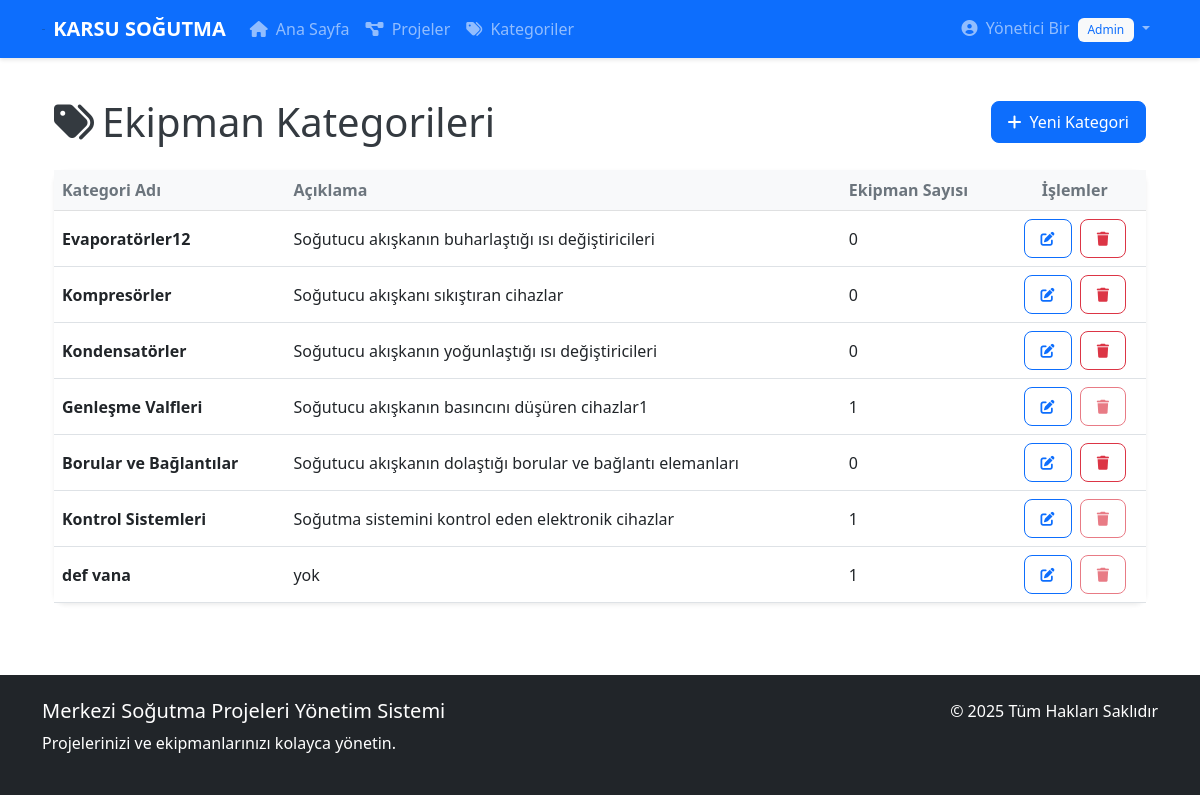
Screenshot of /categories/ (signed in) with the database file from the repository.
### models/user.py (models this page shows, shortened)
class User(UserMixin, db.Model):
    __tablename__ = 'users'
    id = db.Column(db.Integer, primary_key=True)
    username = db.Column(db.String(64), unique=True, index=True)
    email = db.Column(db.String(120), unique=True, index=True)
    full_name = db.Column(db.String(120))
    password_hash = db.Column(db.String(128))
    role = db.Column(db.String(20), default='user')  # 'admin' veya 'user'
    created_at = db.Column(db.DateTime, default=datetime.utcnow)
    projects = db.relationship('Project', backref='creator', lazy='dynamic')
    equipment = db.relationship('Equipment', backref='creator', lazy='dynamic')
    comments = db.relationship('Comment', backref='author', lazy='dynamic')
    activities = db.relationship('Activity', backref='user', lazy='dynamic')
    def is_admin(self):
        return self.role == 'admin'

### models/category.py (models this page shows, shortened)
class Category(db.Model):
    __tablename__ = 'categories'
    id = db.Column(db.Integer, primary_key=True)
    name = db.Column(db.String(100), nullable=False, unique=True)
    description = db.Column(db.Text)
    equipment = db.relationship('Equipment', backref='category', lazy='dynamic')

### routes/categories.py (the view)
@bp.route('/')
@login_required
def list():
    if not current_user.is_admin():
        flash('Kategorileri görüntüleme yetkiniz yok.', 'danger')
        return redirect(url_for('index'))
    categories = Category.query.all()
    return render_template('categories/list.html',
                           title='Ekipman Kategorileri',
                           categories=categories)

### models/user.py (called while the page is built)
@login_manager.user_loader
def load_user(user_id):
    return User.query.get(int(user_id))

### templates/categories/list.html (shortened to what this page needs)
{% extends 'base.html' %}
{% block content %}
<div class="container">
    <div class="d-flex justify-content-between align-items-center mb-4">
        <h1 class="mb-0"><i class="fas fa-tags me-2"></i>Ekipman Kategorileri</h1>
        <a href="{{ url_for('categories.create') }}" class="btn btn-primary">
            <i class="fas fa-plus me-2"></i>Yeni Kategori
        </a>
    </div>
    <div class="card shadow-sm" data-aos="fade-up">
        <div class="card-body p-0">
            <div class="table-responsive">
                <table class="table table-hover mb-0">
                    <thead class="table-light">
                        <tr>
                            <th>Kategori Adı</th>
                            <th>Açıklama</th>
                            <th>Ekipman Sayısı</th>
                            <th class="text-center">İşlemler</th>
                        </tr>
                    </thead>
                    <tbody>
                        {% for category in categories %}
                        <tr>
                            <td class="fw-bold">{{ category.name }}</td>
                            <td>{{ category.description }}</td>
                            <td>{{ category.equipment.count() }}</td>
                            <td class="text-center">
                                <a href="{{ url_for('categories.edit', id=category.id) }}" class="btn btn-sm btn-outline-primary me-1">
                                    <i class="fas fa-edit"></i>
                                </a>
                                <button type="button" class="btn btn-sm btn-outline-danger"
                                        data-bs-toggle="modal"
                                        data-bs-target="#deleteCategoryModal{{ category.id }}"
                                        {% if category.equipment.count() > 0 %}disabled{% endif %}>
                                    <i class="fas fa-trash"></i>
                                </button>
                            </td>
                        </tr>
                        {% endfor %}
                    </tbody>
                </table>
            </div>
        </div>
    </div>
</div>
{% endblock %}

### templates/base.html (shortened to what this page needs)
<!DOCTYPE html>
<html lang="tr">
<head>
    <link href="https://cdn.jsdelivr.net/npm/bootstrap@5.3.0-alpha1/dist/css/bootstrap.min.css" rel="stylesheet">
    <link rel="stylesheet" href="https://cdnjs.cloudflare.com/ajax/libs/font-awesome/6.0.0/css/all.min.css">
    <link href="https://unpkg.com/aos@2.3.1/dist/aos.css" rel="stylesheet">
    <link rel="stylesheet" href="{{ url_for('static', filename='css/style.css') }}">
</head>
<body>
<nav class="navbar navbar-expand-lg navbar-dark bg-primary">
    <div class="container">
        <a class="navbar-brand d-flex align-items-center" href="{{ url_for('index') }}">
            <img src="{{ url_for('static', filename='images/logo.png') }}" alt="Logo" height="1" class="me-2">
            <span>KARSU SOĞUTMA </span>
        </a>
        <div class="collapse navbar-collapse" id="navbarNav">
            <ul class="navbar-nav me-auto">
                {% if current_user.is_authenticated %}
                <li class="nav-item">
                    <a class="nav-link" href="{{ url_for('index') }}">
                        <i class="fas fa-home me-1"></i> Ana Sayfa
                    </a>
                </li>
                <li class="nav-item">
                    <a class="nav-link" href="{{ url_for('projects.list') }}">
                        <i class="fas fa-project-diagram me-1"></i> Projeler
                    </a>
                </li>
                {% if current_user.is_authenticated and current_user.is_admin %}
                <li class="nav-item">
                    <a class="nav-link" href="{{ url_for('categories.list') }}">
                        <i class="fas fa-tags me-1"></i> Kategoriler
                    </a>
                </li>
                {% endif %}
                {% endif %}
            </ul>
            <ul class="navbar-nav">
                {% if current_user.is_authenticated %}
                <li class="nav-item dropdown">
                    <a class="nav-link dropdown-toggle" href="#" id="userDropdown" role="button" data-bs-toggle="dropdown">
                        <i class="fas fa-user-circle me-1"></i> {{ current_user.full_name }}
                        {% if current_user.is_admin() %}
                        <span class="badge bg-light text-primary ms-1">Admin</span>
                        {% endif %}
                    </a>
                </li>
                {% else %}
                <li class="nav-item">
                    <a class="nav-link" href="{{ url_for('auth.login') }}">
                        <i class="fas fa-sign-in-alt me-1"></i> Giriş Yap
                    </a>
                </li>
                {% endif %}
            </ul>
        </div>
    </div>
</nav>
    <main class="container py-4">
        {% block content %}{% endblock %}
    </main>
    <footer class="bg-dark text-white py-4 mt-5">
        <div class="container">
            <div class="row">
                <div class="col-md-6">
                    <h5>Merkezi Soğutma Projeleri Yönetim Sistemi</h5>
                    <p>Projelerinizi ve ekipmanlarınızı kolayca yönetin.</p>
                </div>
                <div class="col-md-6 text-md-end">
                    <p>&copy; 2025 Tüm Hakları Saklıdır</p>
                </div>
            </div>
        </div>
    </footer>
</body>
</html>

### static/css/style.css (style rules this page uses)
:root { --primary-color: #0d6efd; --secondary-color: #6c757d; --light-bg: #f8f9fa; --dark-text: #343a40; --border-radius: 12px; }
body { font-family: 'Segoe UI', Tahoma, Geneva, Verdana, sans-serif; color: var(--dark-text); }
.card { border-radius: var(--border-radius); border: none; box-shadow: 0 0.125rem 0.25rem rgba(0, 0, 0, 0.075); transition: all 0.3s ease; }
.btn { border-radius: 0.5rem; padding: 0.5rem 1rem; transition: all 0.3s ease; }
.btn-primary { background-color: var(--primary-color); border-color: var(--primary-color); }
.navbar { box-shadow: 0 2px 4px rgba(0, 0, 0, 0.1); }
.navbar-brand { font-weight: 600; }
.badge { padding: 0.5em 0.8em; font-weight: 500; }
.table { vertical-align: middle; }
.table th { font-weight: 600; color: var(--secondary-color); }

### rows the page displays
User: full_name "Yönetici Bir"
Category: name "Evaporatörler12", description "Soğutucu akışkanın buharlaştığı ısı değiştiricileri", equipment.count "0"
Category: name "Kompresörler", description "Soğutucu akışkanı sıkıştıran cihazlar", equipment.count "0"
Category: name "Kondensatörler", description "Soğutucu akışkanın yoğunlaştığı ısı değiştiricileri", equipment.count "0"
Category: name "Genleşme Valfleri", description "Soğutucu akışkanın basıncını düşüren cihazlar1", equipment.count "1"
Category: name "Borular ve Bağlantılar", description "Soğutucu akışkanın dolaştığı borular ve bağlantı elemanları", equipment.count "0"
Category: name "Kontrol Sistemleri", description "Soğutma sistemini kontrol eden elektronik cihazlar", equipment.count "1"
Category: name "def vana", description "yok", equipment.count "1"
